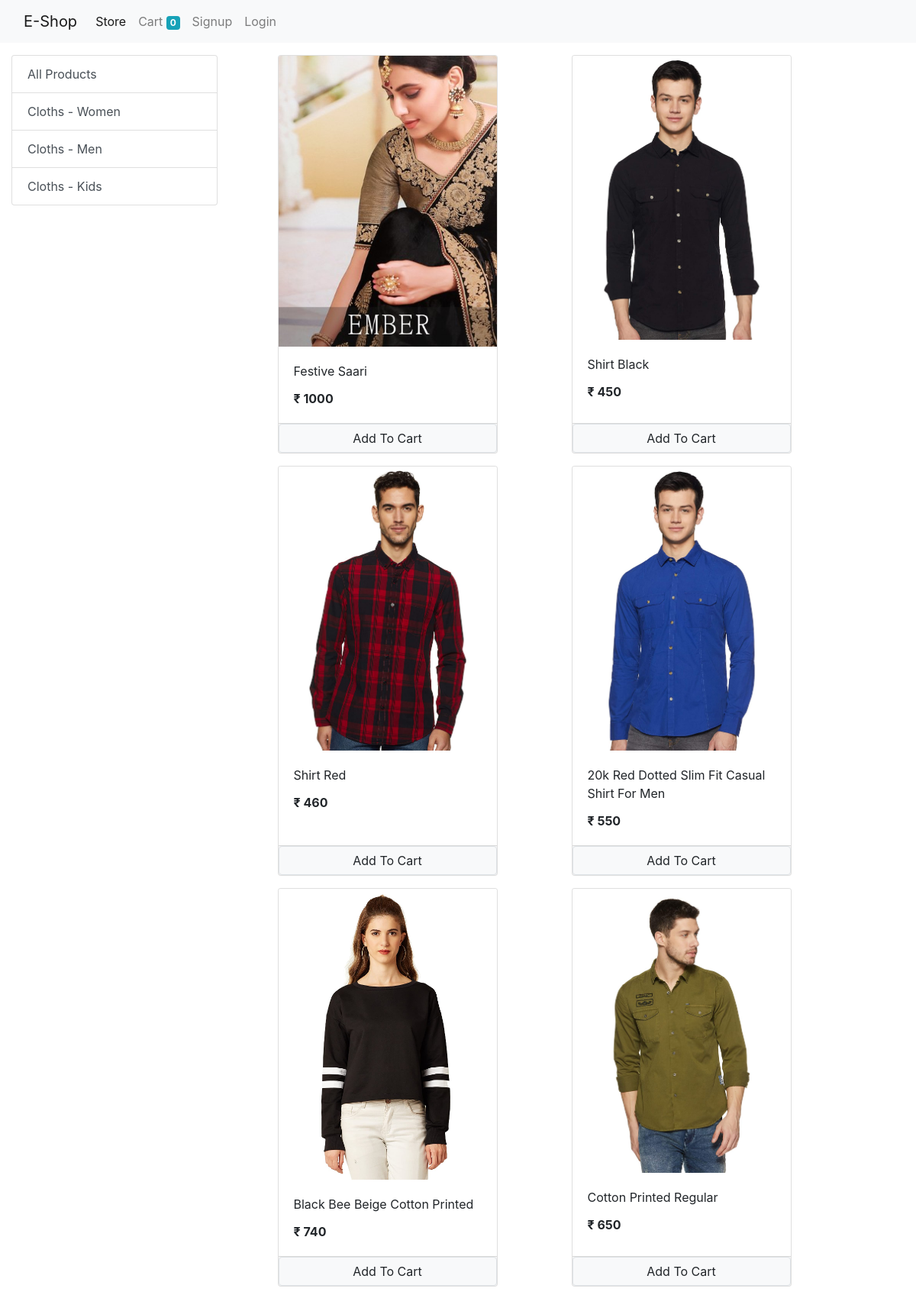
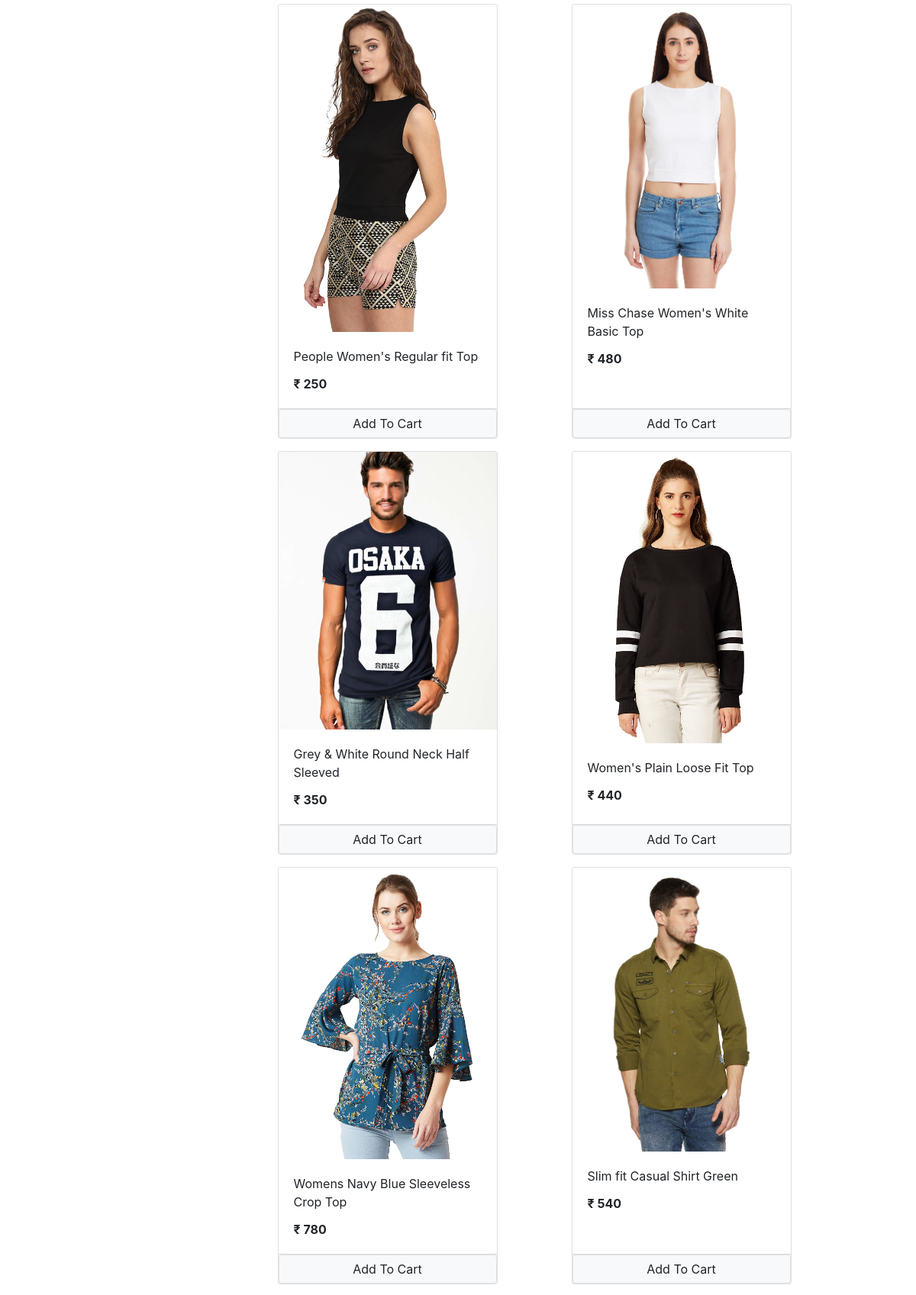
The app's page /store (upper part) with its own data (2 pictures, top to bottom).
### store/models/category.py (models this page shows, shortened)
class Category(models.Model):
    name = models.CharField(max_length=50)
    @staticmethod
    def get_all_categories():
        return Category.objects.all()

### store/models/product.py (models this page shows, shortened)
class Product(models.Model):
    name = models.CharField(max_length=50)
    price = models.IntegerField(default=0)
    category = models.ForeignKey(Category, on_delete=models.CASCADE, default=1)
    description = models.CharField(max_length=200, default='', null=True, blank=True)
    image = models.ImageField(upload_to='upload/products/')
    @staticmethod
    def get_all_products():
        return Product.objects.all()

### store/views/home.py (the view)
# urls.py: path('', include('store.urls')),
def store(request):
    cart = request.session.get('cart')
    if not cart:
        request.session['cart'] = {}
    products = None
    categories = Category.get_all_categories()
    categoryID = request.GET.get('category')
    if categoryID:
        products = Product.get_all_products_by_categoryid(categoryID)
    else:
        products = Product.get_all_products();
    data = {}
    data['products'] = products
    data['categories'] = categories
    print('you are : ', request.session.get('email'))
    return render(request, 'index.html', data)

### store/templatetags/cart.py (called while the page is built)
@register.filter(name='is_in_cart')
def is_in_cart(product, cart):
    keys = cart.keys()
    for id in keys:
        if int(id) == product.id:
            return True
    return False

### store/templatetags/custom_filter.py (called while the page is built)
@register.filter(name='currency')
def currency(number):
    return "₹ " + str(number)

### store/templates/index.html (shortened to what this page needs)
{% extends 'basic.html' %}
{% block body %}
{% load cart %}
{% load custom_filter %}
<div class="container-fluid mt-3">
    <div class="row">
        <div class="col-lg-3">
            <div class="list-group">
                <a href="/" class="list-group-item list-group-item-action ">All Products</a>
                {% for category in categories %}
                <a href="/?category={{ category.id }}" class="list-group-item list-group-item-action ">{{category.name}}</a>
                {% endfor %}
            </div>
        </div>
        <div id='product' class="col-lg-8">
            <div class="row mx-auto">
                {% for product in products %}
                <div class="card mx-auto mb-3" id="{{product.id}}" style="width: 18rem;">
                    <img src="{{product.image.url}}" class="card-img-top " alt="...">
                    <div class="card-body">
                        <p class="card-title">{{product.name}}</p>
                        <p class="card-text"><b>{{product.price|currency}}</b></p>
                    </div>
                    <div class="footer_row card-footer p-0 m-0">
                        {% if product|is_in_cart:request.session.cart %}
                        <div class="row no-gutters">
                            <form action="/#{{product.id}}" method="post" class="col-2">
                                {% csrf_token %}
                                <input hidden type="text" , value="{{product.id}}" , name="product">
                                <input hidden type="text" , value="True" , name="remove">
                                <input type="submit" , value=" - " , class="btn btn-block btn-secondary">
                            </form>
                            <div class="text-center col"> {{product|cart_quantity:request.session.cart}} in cart </div>
                            <form action="/#{{product.id}}", method="post" class="col-2">
                                {% csrf_token %}
                                <input hidden type="text" , value="{{product.id}}" , name="product">
                                <input type="submit" , value=" + " , class="btn btn-block btn-secondary">
                            </form>
                        </div>
                        {% else %}
                        <form action="/#{{product.id}}" , method="post" class="btn-block">
                            <input type="submit" value="Add To Cart"
                                class="btn btn-light border form-control">
                        </form>
                        {% endif %}
                    </div>
                </div>
                {% endfor %}
            </div>
        </div>
    </div>
</div>
{% endblock %}

### records on screen
Category: name "Cloths - Women"
Category: name "Cloths - Men"
Category: name "Cloths - Kids"
Product: {{ product.id }} 1 (drawn), image (picture), name "Festive Saari", price "₹ 1000"
Product: image (picture), name "Shirt Black", price "₹ 450"
Product: image (picture), name "Shirt Red", price "₹ 460"
Product: image (picture), name "20k Red Dotted Slim Fit Casual Shirt For Men", price "₹ 550"
Product: image (picture), name "Black Bee Beige Cotton Printed", price "₹ 740"
Product: image (picture), name "Cotton Printed Regular", price "₹ 650"
Product: image (picture), name "People Women's Regular fit Top", price "₹ 250"
Product: image (picture), name "Miss Chase Women's White Basic Top", price "₹ 480"
Product: image (picture), name "Grey & White Round Neck Half Sleeved", price "₹ 350"
Product: image (picture), name "Women's Plain Loose Fit Top", price "₹ 440"
Product: image (picture), name "Womens Navy Blue Sleeveless Crop Top", price "₹ 780"
Product: image (picture), name "Slim fit Casual Shirt Green", price "₹ 540"

### other values on screen
{{ request.session.cart.keys|length }} "0"
